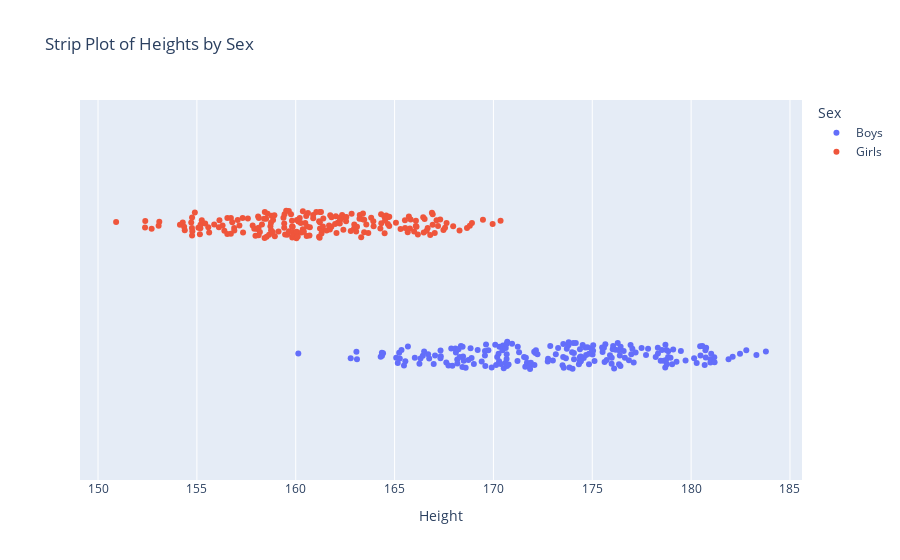

This figure's notebook cell:
### Code cell
#sex of adult strip chart
px.strip(adults, x="Height", color="Sex", title="Strip Plot of Heights by Sex")

### Figure 1 — Plotly figure (JSON) as saved in the notebook; plotly's stock layout.template omitted (floating-point values rounded to 4 significant figures; data arrays with more than 128 entries replaced by an {"elided": "..."} marker saying what was removed)
{"data": [{"alignmentgroup": "True", "boxpoints": "all", "fillcolor": "rgba(255,255,255,0)", "hoveron": "points", "hovertemplate": "Sex=Boys<br>Height=%{x}<extra></extra>", "legendgroup": "Boys", "line": {"color": "rgba(255,255,255,0)"}, "marker": {"color": "#636efa"}, "name": "Boys", "offsetgroup": "Boys", "orientation": "h", "pointpos": 0, "showlegend": true, "type": "box", "x": {"elided": "200 float values"}, "x0": " ", "xaxis": "x", "y0": " ", "yaxis": "y"}, {"alignmentgroup": "True", "boxpoints": "all", "fillcolor": "rgba(255,255,255,0)", "hoveron": "points", "hovertemplate": "Sex=Girls<br>Height=%{x}<extra></extra>", "legendgroup": "Girls", "line": {"color": "rgba(255,255,255,0)"}, "marker": {"color": "#EF553B"}, "name": "Girls", "offsetgroup": "Girls", "orientation": "h", "pointpos": 0, "showlegend": true, "type": "box", "x": {"elided": "200 float values"}, "x0": " ", "xaxis": "x", "y0": " ", "yaxis": "y"}], "layout": {"boxmode": "group", "legend": {"title": {"text": "Sex"}, "tracegroupgap": 0}, "title": {"text": "Strip Plot of Heights by Sex"}, "xaxis": {"anchor": "y", "domain": [0, 1], "title": {"text": "Height"}}, "yaxis": {"anchor": "x", "domain": [0, 1]}}}
